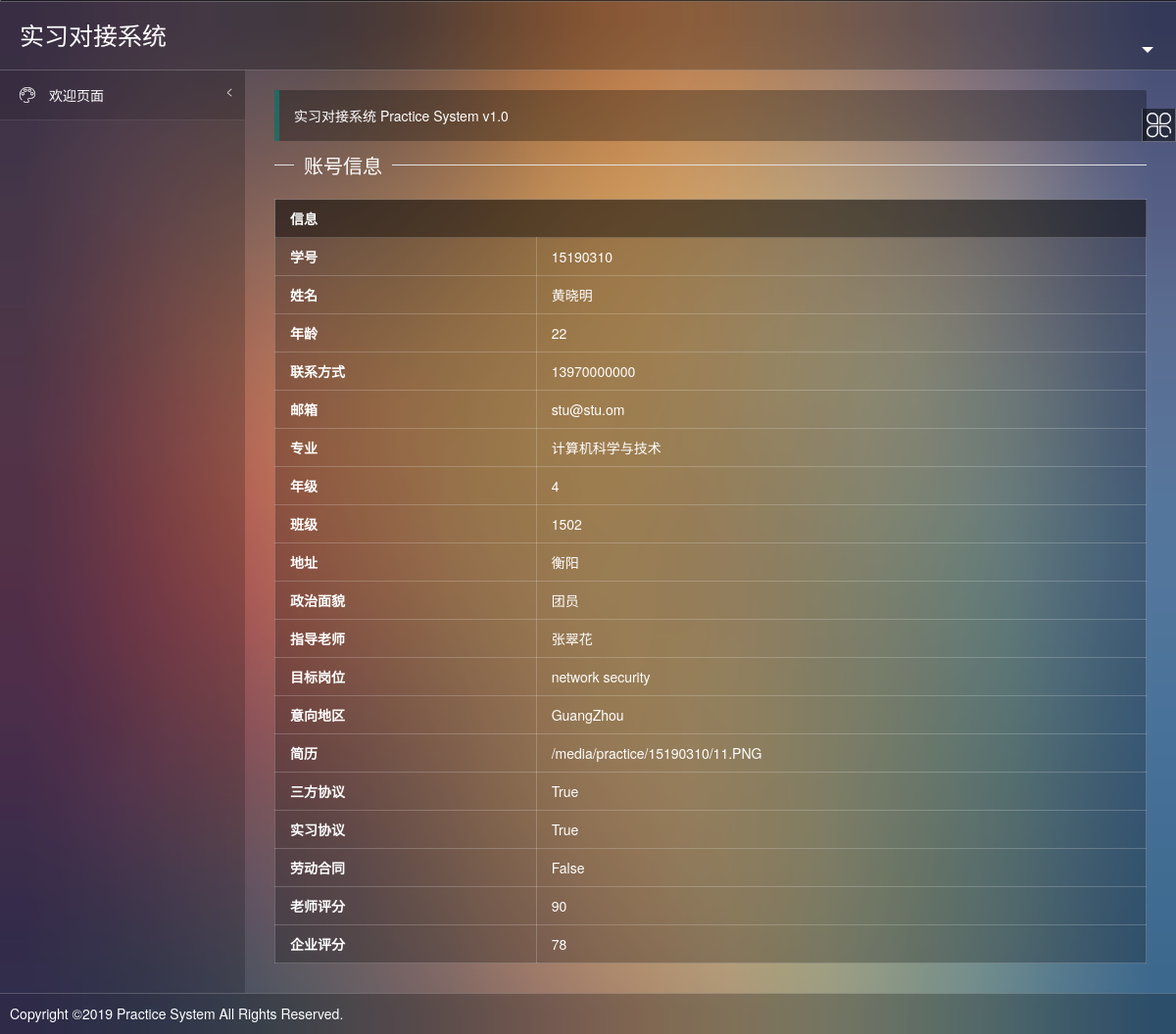
The app's page /practice/enterprise/information/15190310/ (signed in) with its own data.
### practice/models.py (models this page shows, shortened)
class Student(models.Model):
    stu_id = models.IntegerField(primary_key=True, db_column='stu_id',  blank=False)
    tea_id = models.ForeignKey(Teacher,  db_column='tea_id',  on_delete=models.CASCADE)
    stu_pwd = models.CharField(max_length=20)
    stu_name = models.CharField(max_length=10)
    stu_age = models.IntegerField(default=0)
    phone_num = models.CharField(max_length=11)
    e_mail = models.CharField(max_length=15)
    major = models.CharField(max_length=20)
    grade = models.IntegerField(default=0)
    stu_class = models.CharField(max_length=10)
    address = models.CharField(max_length=40)
    political_status = models.CharField(max_length=10)
    target_post = models.CharField(max_length=20)
    intention_area = models.CharField(max_length=40)
    resume = models.FileField(upload_to='practice/resume/')
    tripartite_agreement = models.BooleanField(default=False)
    practice_agreement = models.BooleanField(default=False)
    employment_agreement = models.BooleanField(default=False)
    tea_mark = models.IntegerField(default=0)
    ent_mark = models.IntegerField(default=0)

class Teacher(models.Model):
    tea_id = models.IntegerField(primary_key=True, db_column='tea_id',  blank=False)
    tea_pwd = models.CharField(max_length=20)
    tea_name = models.CharField(max_length=10)
    tea_phone = models.CharField(max_length=11)
    tea_email = models.CharField(max_length=15)
    college = models.CharField(max_length=20)
    tea_post = models.CharField(max_length=20)

### practice/enterprise/views.py (the view)
# urls.py: path('information/<int:stu_id>/', views.information, name='information'),
def information(request, stu_id):
    session = request.session
    role_id = int(session['role_id'])
    ent_id = int(session['user_id'])
    menu = daoapp.getMenu(role_id=role_id)
    username = daoapp.getUsername(role_id, ent_id)
    information = daoapp.getInformations(role_id=4, user_id=stu_id)  # 学生的详细信息
    return render(request, 'practice/index.html', {'menu': menu, 'information': information, 'username': username,
                                                   'role_name': 'enterprise'})

### practice/daoapp.py (called while the page is built)
def getMenu(role_id):
    role_id = int(role_id)
    datas = Menu.objects.filter(role_id = role_id)
    parentMenu = {}
    menu = {}
    for m in datas:
        if m.parent_id == 0:
            parentMenu[m.menu_id] = m.menu_name
            menu[m.menu_name] = {}
            menu[m.menu_name][m.menu_name] = m.url_name
    for m in datas:
        if m.parent_id != 0:
            pmenuname = parentMenu[m.parent_id]
            if pmenuname in menu[pmenuname].keys():
                del menu[pmenuname][pmenuname]
            menu[pmenuname][m.menu_name] = m.url_name
    return menu

def getUsername(role_id, user_id):
    username = ''
    if not isinstance(role_id, int) or not isinstance(user_id, int):
        return None
    if role_id == 2:    #如果是老师
        username = Teacher.objects.get(tea_id=user_id).tea_name
    elif role_id == 3:  #如果是企业
        username = Enterprise.objects.get(ent_id=user_id).ent_name
    elif role_id == 4:  #如果是学生
        username = Student.objects.get(stu_id=user_id).stu_name
    return username

def getInformations(role_id, user_id):
    informations = {}
    if not isinstance(role_id, int) or not isinstance(user_id, int):
        return None
    if role_id == 2:
        teacher = Teacher.objects.get(tea_id=user_id)
        informations = __getTeacherInformations(teacher)
    elif role_id == 3:
        enterprise = Enterprise.objects.get(ent_id=user_id)
        informations = __getEnterpriseInformations(enterprise)
    elif role_id == 4:
        student = Student.objects.get(stu_id=user_id)
        informations = __getStudentInformations(student)
    return informations

### practice/templates/practice/index.html
{% extends 'practice/template.html' %}
{% block frame %}
<fieldset class="layui-elem-field layui-field-title site-title">
    <legend><a name="default">账号信息</a></legend>
</fieldset>
<table class="layui-table">
    <thead>
        <tr>
            <th colspan="2" scope="col">信息</th>
        </tr>
    </thead>
    <tbody>
        {% for key,value in information.items %}
        <tr>
            <th width="30%">{{ key }}</th>
            {% if key == '简历' %}
                <td><span><a href="{{ value }}">{{ value }}</a></span></td>
            {% else %}
                <td><span>{{ value }}</span></td>
            {% endif %}
        </tr>
        {% endfor %}
    </tbody>
</table>
{% endblock %}

### practice/static/practice/css/xadmin.css (style rules this page uses)
* { margin: 0px; padding: 0px; font-family: "Helvetica Neue", Helvetica, Arial, sans-serif; }
a { text-decoration: none; }
html { width: 100%; }
body { width: 100%; background-color: #54364a; background-image: url(../images/a.jpg); background-repeat: no-repeat; background-size: cover; color: #ffffff; }

### records on screen
Student: information "黄晓明" "13970000000" "stu@stu.om" "计算机科学与技术" "1502" "衡阳" "团员" "network security" "GuangZhou"
Teacher: information "张翠花"

### other values on screen
{{ key }} "学号" "姓名" "年龄" "联系方式" "邮箱" "专业" "年级" "班级" "地址" "政治面貌" "指导老师" "目标岗位" "意向地区" "简历" "三方协议" "实习协议" "劳动合同" "老师评分" "企业评分"
{{ value }} "15190310" "22" "4" "True" "True" "False" "90" "78"
{{ value }} "/media/practice/15190310/11.PNG"
